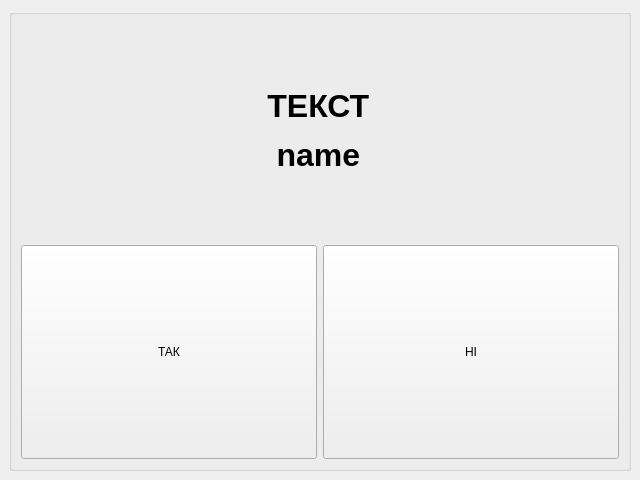
<?xml version="1.0" encoding="UTF-8"?>
<ui version="4.0">
 <class>ChoiceWindow</class>
 <widget class="QMainWindow" name="ChoiceWindow">
  <property name="geometry">
   <rect>
    <x>0</x>
    <y>0</y>
    <width>640</width>
    <height>480</height>
   </rect>
  </property>
  <property name="windowTitle">
   <string>MainWindow</string>
  </property>
  <widget class="QWidget" name="ChoiceFormWidget">
   <layout class="QGridLayout" name="gridLayout">
    <item row="0" column="0">
     <widget class="QGroupBox" name="horizontalGroupBox">
      <layout class="QGridLayout" name="gridLayout_2">
       <item row="0" column="0" colspan="2">
        <widget class="QLabel" name="label">
         <property name="text">
          <string>&lt;html&gt;&lt;head/&gt;
&lt;body&gt;
&lt;p align=&quot;center&quot;&gt;
&lt;span style=&quot; font-size:24pt; font-weight:600;&quot;&gt;ТЕКСТ&lt;/span&gt;
&lt;/p&gt;
&lt;p align=&quot;center&quot;&gt;
&lt;span style=&quot; font-size:24pt; font-weight:600;&quot;&gt;name&lt;/span&gt;
&lt;/p&gt;
&lt;/body&gt;&lt;/html&gt;</string>
         </property>
        </widget>
       </item>
       <item row="1" column="0">
        <widget class="QPushButton" name="yes">
         <property name="sizePolicy">
          <sizepolicy hsizetype="Minimum" vsizetype="Minimum">
           <horstretch>0</horstretch>
           <verstretch>0</verstretch>
          </sizepolicy>
         </property>
         <property name="text">
          <string>ТАК</string>
         </property>
        </widget>
       </item>
       <item row="1" column="1">
        <widget class="QPushButton" name="no">
         <property name="sizePolicy">
          <sizepolicy hsizetype="Minimum" vsizetype="Minimum">
           <horstretch>0</horstretch>
           <verstretch>0</verstretch>
          </sizepolicy>
         </property>
         <property name="text">
          <string>НІ</string>
         </property>
        </widget>
       </item>
      </layout>
     </widget>
    </item>
   </layout>
  </widget>
 </widget>
 <resources/>
 <connections/>
</ui>
